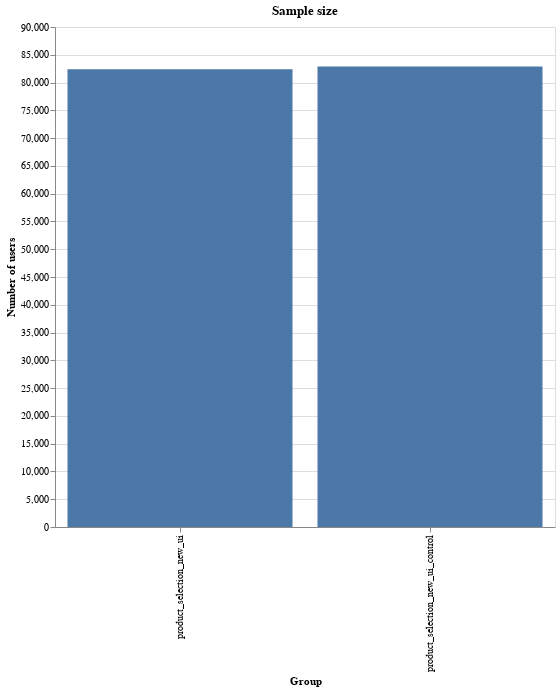

Notebook code for this chart:
### Markdown cell above
### Sample size

### Code cell
df = pd.read_csv("product_selection.csv")

df = df.groupby(["se_property"])["user_id"].agg("nunique").reset_index()

alt.Chart(df).mark_bar().encode(
    x=alt.X("se_property:N", axis=alt.Axis(title="Group")),
    y=alt.Y("user_id:Q", axis=alt.Axis(title="Number of users")),
).properties(width=500, height=500, title="Sample size")

### Figure 1 — Vega-Lite specification as saved in the notebook (floating-point values rounded to 4 significant figures)
{"config": {"view": {"continuousWidth": 400, "continuousHeight": 300}}, "data": {"name": "data-9444a0a98ec77d421ab83d1490ca0842"}, "mark": "bar", "encoding": {"x": {"type": "nominal", "axis": {"title": "Group"}, "field": "se_property"}, "y": {"type": "quantitative", "axis": {"title": "Number of users"}, "field": "user_id"}}, "height": 500, "title": "Sample size", "width": 500, "$schema": "https://vega.github.io/schema/vega-lite/v4.0.2.json", "datasets": {"data-9444a0a98ec77d421ab83d1490ca0842": [{"se_property": "product_selection_new_ui", "user_id": 82387}, {"se_property": "product_selection_new_ui_control", "user_id": 82888}]}}
